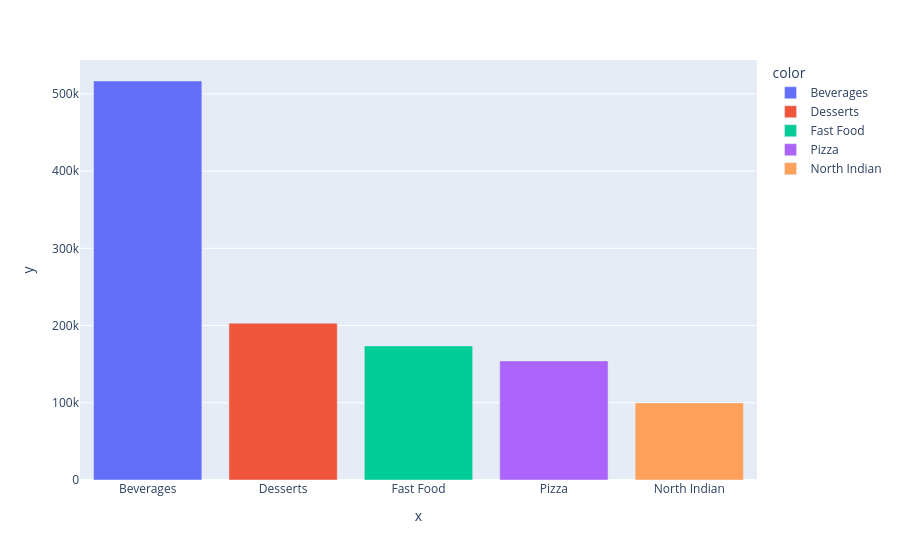

The code cell stored with this chart in its notebook:
### Code cell
px.bar(x=cuisine_Labels[:5], y=cuisine_values[:5], color=cuisine_Labels[:5])

### Figure 1 — Plotly figure (JSON) as saved in the notebook; plotly's stock layout.template omitted (floating-point values rounded to 4 significant figures)
{"data": [{"hovertemplate": "color=Beverages<br>x=%{x}<br>y=%{y}<extra></extra>", "legendgroup": "Beverages", "marker": {"color": "#636efa", "pattern": {"shape": ""}}, "name": "Beverages", "orientation": "v", "showlegend": true, "textposition": "auto", "type": "bar", "x": ["Beverages"], "xaxis": "x", "y": [516655], "yaxis": "y"}, {"hovertemplate": "color=Desserts<br>x=%{x}<br>y=%{y}<extra></extra>", "legendgroup": "Desserts", "marker": {"color": "#EF553B", "pattern": {"shape": ""}}, "name": "Desserts", "orientation": "v", "showlegend": true, "textposition": "auto", "type": "bar", "x": ["Desserts"], "xaxis": "x", "y": [203029], "yaxis": "y"}, {"hovertemplate": "color=Fast Food<br>x=%{x}<br>y=%{y}<extra></extra>", "legendgroup": "Fast Food", "marker": {"color": "#00cc96", "pattern": {"shape": ""}}, "name": "Fast Food", "orientation": "v", "showlegend": true, "textposition": "auto", "type": "bar", "x": ["Fast Food"], "xaxis": "x", "y": [173613], "yaxis": "y"}, {"hovertemplate": "color=Pizza<br>x=%{x}<br>y=%{y}<extra></extra>", "legendgroup": "Pizza", "marker": {"color": "#ab63fa", "pattern": {"shape": ""}}, "name": "Pizza", "orientation": "v", "showlegend": true, "textposition": "auto", "type": "bar", "x": ["Pizza"], "xaxis": "x", "y": [154187], "yaxis": "y"}, {"hovertemplate": "color=North Indian<br>x=%{x}<br>y=%{y}<extra></extra>", "legendgroup": "North Indian", "marker": {"color": "#FFA15A", "pattern": {"shape": ""}}, "name": "North Indian", "orientation": "v", "showlegend": true, "textposition": "auto", "type": "bar", "x": ["North Indian"], "xaxis": "x", "y": [99863], "yaxis": "y"}], "layout": {"barmode": "relative", "legend": {"title": {"text": "color"}, "tracegroupgap": 0}, "margin": {"t": 60}, "xaxis": {"anchor": "y", "domain": [0, 1], "title": {"text": "x"}}, "yaxis": {"anchor": "x", "domain": [0, 1], "title": {"text": "y"}}}}
